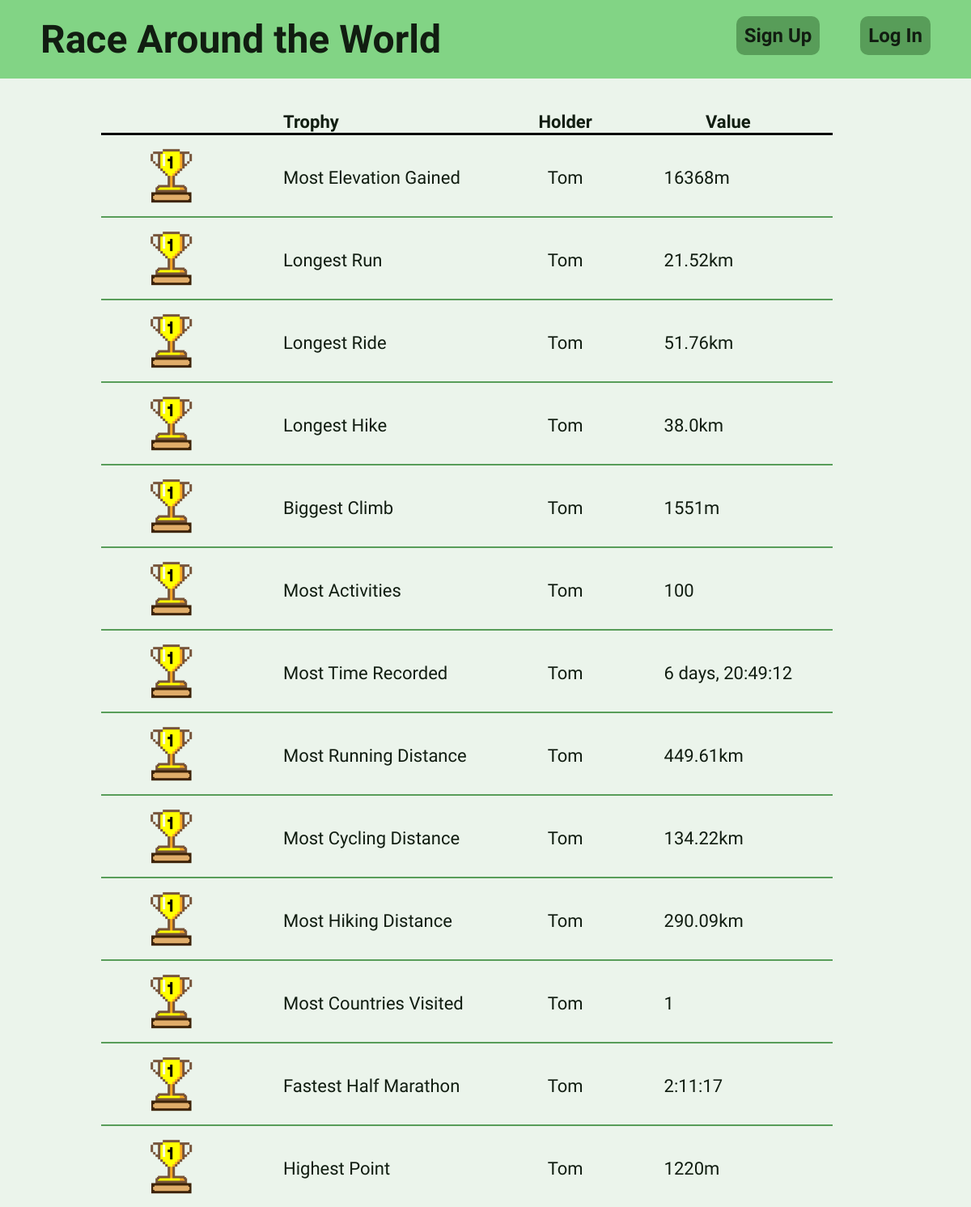
/tracker/trophies/, run on the app's committed database.
### tracker/models.py (models this page shows, shortened)
class Trophy(models.Model):
    name = models.CharField(max_length=300)
    value = models.CharField(max_length=100, null=True, blank=True)
    unit = models.CharField(max_length=10, null=True, blank=True)
    holder = models.ForeignKey(User, null=True, blank=True, on_delete=models.SET_NULL)

class User(models.Model):
    webuser = models.OneToOneField(WebUser, on_delete=models.CASCADE, null=True)
    strava_id = models.IntegerField()
    firstName = models.CharField(max_length=100)
    lastName = models.CharField(max_length=100)
    accessToken = models.CharField(max_length=300)
    refreshToken = models.CharField(max_length=300)
    code = models.CharField(max_length=300)
    expiresAt = models.IntegerField()

### tracker/views.py (the view)
# urls.py: path("trophies/", views.trophies, name="trophies")
def trophies(request):
    trophies = get_trophies()
    context = {
        "logged_in": request.user.is_authenticated,
        "trophies": trophies
    }
    return render(request, "tracker/trophies.html", context)

### tracker/views.py (called while the page is built)
def get_trophies():
    return Trophy.objects.all()

### tracker/templates/tracker/trophies.html
{% extends "tracker/base.html" %}
{% load static %}
{% block content %}
<link rel="stylesheet" href="{% static 'tracker/milestones.css' %}">
<div class="content">
    <table class="table">
        <tr style="padding-bottom: 10px; border-bottom:3px solid black">
            <th></th><th style="text-align: left; padding-left: 50px;">Trophy</th><th>Holder</th><th>Value</th>
        </tr>
        {% for row in trophies %}
        {% if row.holder and row.value%}
        <tr>
            {% with 'tracker/img/trophy.png' as image_static %}
            <td><img class="icon" src="{% static image_static %}"></td>
            {% endwith %}
            <td>{{row.name}}</td>
            <td>{{row.holder.firstName}}</td>
            {% if row.unit %}
            <td>{{row.value}}{{row.unit}}</td>
            {% else %}
            <td>{{row.value}}</td>
            {% endif %}
        </tr>
        {% endif %}
        {% endfor %}
    </table>
</div>
{% endblock %}

### tracker/static/tracker/common.css (style rules this page uses)
:root { --text: #111d11; --background: #ebf4eb; --primary: #82d485; --secondary: #65be67; --accent: #589d59; --error: #9d5858; }
body { margin: 0; }
body { font-family: 'Raleway'; font-size: 22px; color: var(--text); background: var(--background); }

### tracker/static/tracker/milestones.css (style rules this page uses)
.icon { height: 75px; width: 75px; }
td { padding-left: 50px; padding-right: 50px; padding-bottom: 8px; padding-top: 12px; }
.content { padding-left: 125px; }
table { border-collapse: collapse; }
tr { border: solid; border-width: 2px 0; border-color: var(--accent) }
tr:first-child { border-top: none; }
tr:last-child { border-bottom: none; }

### data on the page
Trophy: name "Most Elevation Gained", holder.firstName "Tom", value "16368", unit "m"
Trophy: name "Longest Run", holder.firstName "Tom", value "21.52", unit "km"
Trophy: name "Longest Ride", holder.firstName "Tom", value "51.76", unit "km"
Trophy: name "Longest Hike", holder.firstName "Tom", value "38.0", unit "km"
Trophy: name "Biggest Climb", holder.firstName "Tom", value "1551", unit "m"
Trophy: name "Most Activities", holder.firstName "Tom", value "100"
Trophy: name "Most Time Recorded", holder.firstName "Tom", value "6 days, 20:49:12"
Trophy: name "Most Running Distance", holder.firstName "Tom", value "449.61", unit "km"
Trophy: name "Most Cycling Distance", holder.firstName "Tom", value "134.22", unit "km"
Trophy: name "Most Hiking Distance", holder.firstName "Tom", value "290.09", unit "km"
Trophy: name "Most Countries Visited", holder.firstName "Tom", value "1"
Trophy: name "Fastest Half Marathon", holder.firstName "Tom", value "2:11:17"
Trophy: name "Highest Point", holder.firstName "Tom", value "1220", unit "m"
